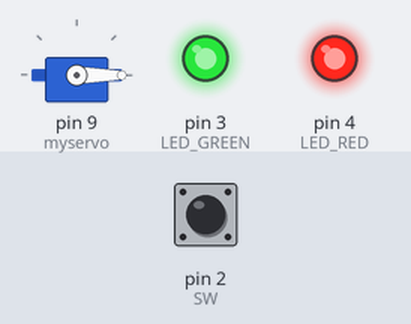
The sketch below on a simulated Arduino Uno, built with avr-gcc and run on an emulated ATmega328P. Shown: servo, output pins drawn as LEDs (lit = HIGH). The test bench sets the inputs (shaded band); at power-on: pin 2 (SW) HIGH. What the sketch prints to the serial monitor is not drawn.

Above: at 1.2 s.
1.3 s: pin 2 (SW) pulled LOW for 0.15 s
At 1.37 s:
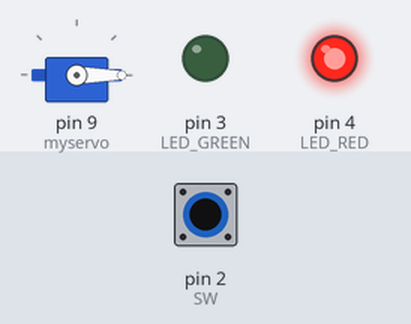
2.9 s: pin 2 (SW) pulled LOW for 3.2 s
At 7.2 s:
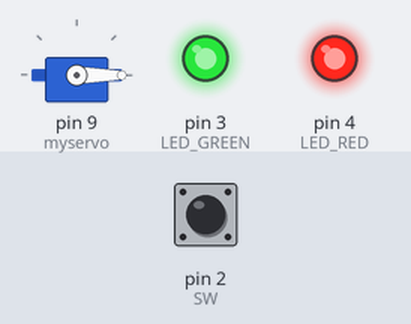
Timing chart, 0 to 8.7 s (numbered marks = the images above; inputs shaded):
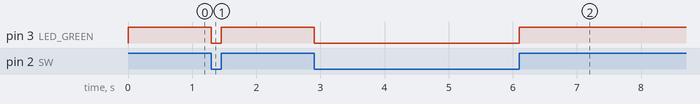

Measured:
- after the input at 1.3 s, pin 3 (LED_GREEN): HIGH → LOW at once, → HIGH 0.15 s later
- after the input at 2.9 s, pin 3 (LED_GREEN): HIGH → LOW at once, → HIGH 3.2 s later

The sketch:

TIMER.ino
```cpp
#include <Servo.h>
Servo myservo;

#define SW 2
#define LED_GREEN 3
#define LED_RED 4

uint32_t sTime = 0;
bool flag = false;


int time = 20;
int emerTime = 5;

void setup() {
  Serial.begin(115200);
  myservo.attach(9);
  pinMode(SW, INPUT);
  pinMode(LED_GREEN, OUTPUT);
  pinMode(LED_RED, OUTPUT);

  digitalWrite(LED_GREEN, HIGH);
  digitalWrite(LED_RED, HIGH);

  myservo.write(0);
}

void loop() {

  if (digitalRead(SW) == LOW && flag == false) {
    digitalWrite(LED_GREEN, LOW);

    flag = true;
    sTime = millis();
  } else if (digitalRead(SW) == HIGH) {
    myservo.write(0);
    digitalWrite(LED_GREEN, HIGH);
    digitalWrite(LED_RED, HIGH);
    flag = false;
  }

  if (millis() - sTime >= (time * 1000) && flag == true) {
    moveServo();
    flag = false;
    digitalWrite(LED_RED, HIGH);
  } else if (millis() - sTime >= ((time * 1000) - (emerTime * 1000)) && flag == true) {
    digitalWrite(LED_RED, LOW);
  }
  Serial.println(digitalRead(SW));
  Serial.print(", ");
  Serial.println(millis() - sTime);
}

void moveServo() {
  myservo.write(0);
  delay(500);
  myservo.write(90);
  delay(500);
}
```
